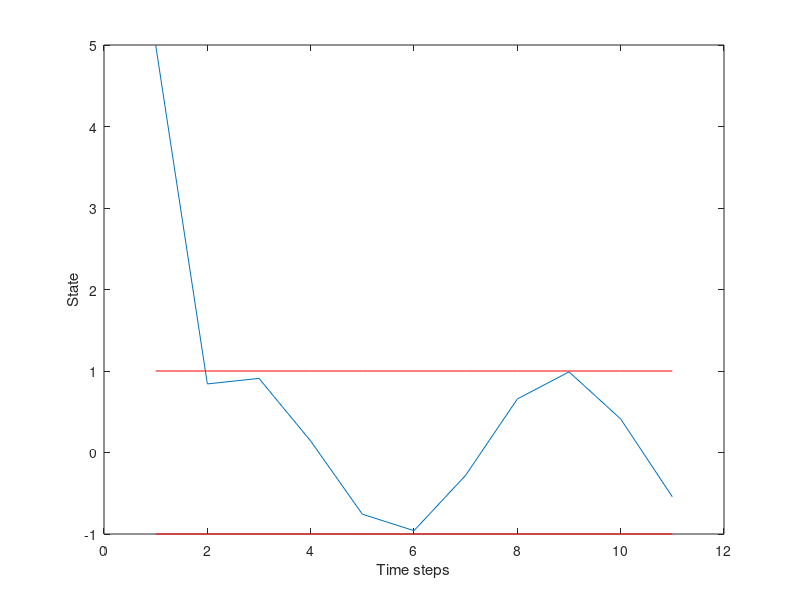

Recreate this plot in MATLAB.
%%% Simulate a non-autonomous scalar dynamics and analyse the
%%% unboundedness.
close all
clear
clc
%% Inititals
d = 1;
a = 5;
%% System
dx = @(x,t) -x + d*sin(t);
x(1) = a;
for n=1:10
    x(n+1) = x(n) + dx(x(n),n);
end
%% Show results
figure
plot(x)
%% Show bounds
i = linspace(d,d,n+1);
ii = linspace(-d,-d,n+1);
hold on
plot(i,'r')
plot(ii,'r')
xlabel('Time steps')
ylabel('State')